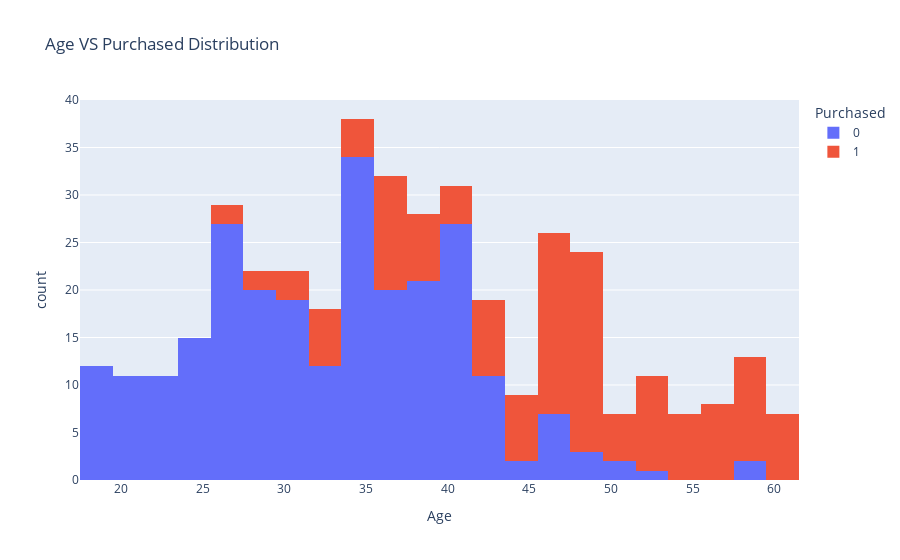

This figure's notebook cell:
### Code cell
fig = px.histogram(
    #df, x="Age", y="Purchased",
    df, x="Age", color="Purchased",
    title="Age VS Purchased Distribution"
)
fig.show()

### Figure 1 — Plotly figure (JSON) as saved in the notebook; plotly's stock layout.template omitted (floating-point values rounded to 4 significant figures; data arrays with more than 128 entries replaced by an {"elided": "..."} marker saying what was removed)
{"data": [{"bingroup": "x", "hovertemplate": "Purchased=0<br>Age=%{x}<br>count=%{y}<extra></extra>", "legendgroup": "0", "marker": {"color": "#636efa", "pattern": {"shape": ""}}, "name": "0", "orientation": "v", "showlegend": true, "type": "histogram", "x": {"elided": "257 int values"}, "xaxis": "x", "yaxis": "y"}, {"bingroup": "x", "hovertemplate": "Purchased=1<br>Age=%{x}<br>count=%{y}<extra></extra>", "legendgroup": "1", "marker": {"color": "#EF553B", "pattern": {"shape": ""}}, "name": "1", "orientation": "v", "showlegend": true, "type": "histogram", "x": {"elided": "143 int values"}, "xaxis": "x", "yaxis": "y"}], "layout": {"barmode": "relative", "legend": {"title": {"text": "Purchased"}, "tracegroupgap": 0}, "title": {"text": "Age VS Purchased Distribution"}, "xaxis": {"anchor": "y", "domain": [0, 1], "title": {"text": "Age"}}, "yaxis": {"anchor": "x", "domain": [0, 1], "title": {"text": "count"}}}}
